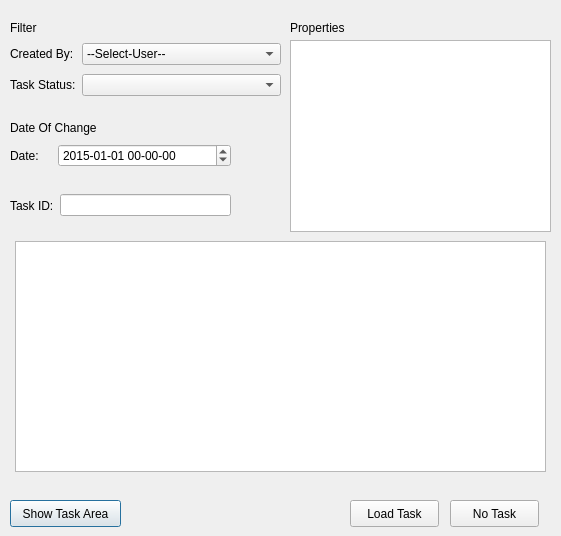
<?xml version="1.0" encoding="UTF-8"?>
<ui version="4.0">
 <class>TaskManagerDialogBase</class>
 <widget class="QDialog" name="TaskManagerDialogBase">
  <property name="geometry">
   <rect>
    <x>0</x>
    <y>0</y>
    <width>561</width>
    <height>536</height>
   </rect>
  </property>
  <property name="sizePolicy">
   <sizepolicy hsizetype="Fixed" vsizetype="Preferred">
    <horstretch>12</horstretch>
    <verstretch>0</verstretch>
   </sizepolicy>
  </property>
  <property name="minimumSize">
   <size>
    <width>561</width>
    <height>200</height>
   </size>
  </property>
  <property name="windowTitle">
   <string>Task_Manager</string>
  </property>
  <widget class="QWidget" name="gridLayoutWidget">
   <property name="geometry">
    <rect>
     <x>10</x>
     <y>40</y>
     <width>271</width>
     <height>61</height>
    </rect>
   </property>
   <layout class="QGridLayout" name="gridLayout">
    <item row="3" column="0">
     <widget class="QLabel" name="TSlabel">
      <property name="text">
       <string>Task Status:</string>
      </property>
     </widget>
    </item>
    <item row="2" column="0">
     <widget class="QLabel" name="CBlabel">
      <property name="text">
       <string>Created By:</string>
      </property>
     </widget>
    </item>
    <item row="3" column="1">
     <widget class="QComboBox" name="comboBoxTaskStatus">
      <property name="sizePolicy">
       <sizepolicy hsizetype="Expanding" vsizetype="Fixed">
        <horstretch>0</horstretch>
        <verstretch>0</verstretch>
       </sizepolicy>
      </property>
     </widget>
    </item>
    <item row="2" column="1">
     <widget class="QComboBox" name="createByComboBox">
      <property name="sizePolicy">
       <sizepolicy hsizetype="Expanding" vsizetype="Fixed">
        <horstretch>0</horstretch>
        <verstretch>0</verstretch>
       </sizepolicy>
      </property>
      <property name="editable">
       <bool>false</bool>
      </property>
      <property name="currentIndex">
       <number>0</number>
      </property>
      <property name="maxVisibleItems">
       <number>50</number>
      </property>
      <item>
       <property name="text">
        <string>--Select-User--</string>
       </property>
      </item>
      <item>
       <property name="text">
        <string>robel_recs</string>
       </property>
      </item>
      <item>
       <property name="text">
        <string>Mael</string>
       </property>
      </item>
     </widget>
    </item>
   </layout>
  </widget>
  <widget class="QLabel" name="label">
   <property name="geometry">
    <rect>
     <x>10</x>
     <y>20</y>
     <width>58</width>
     <height>15</height>
    </rect>
   </property>
   <property name="text">
    <string>Filter</string>
   </property>
  </widget>
  <widget class="QLabel" name="label_3">
   <property name="geometry">
    <rect>
     <x>10</x>
     <y>120</y>
     <width>111</width>
     <height>16</height>
    </rect>
   </property>
   <property name="text">
    <string>Date Of Change</string>
   </property>
  </widget>
  <widget class="QTableWidget" name="propertiesTable">
   <property name="geometry">
    <rect>
     <x>290</x>
     <y>40</y>
     <width>261</width>
     <height>192</height>
    </rect>
   </property>
  </widget>
  <widget class="QLabel" name="label_6">
   <property name="geometry">
    <rect>
     <x>290</x>
     <y>20</y>
     <width>71</width>
     <height>16</height>
    </rect>
   </property>
   <property name="text">
    <string>Properties</string>
   </property>
  </widget>
  <widget class="QPushButton" name="showTaskareaButton">
   <property name="geometry">
    <rect>
     <x>10</x>
     <y>500</y>
     <width>111</width>
     <height>27</height>
    </rect>
   </property>
   <property name="text">
    <string>Show Task Area</string>
   </property>
  </widget>
  <widget class="QPushButton" name="loadfTaskButton">
   <property name="geometry">
    <rect>
     <x>350</x>
     <y>500</y>
     <width>89</width>
     <height>27</height>
    </rect>
   </property>
   <property name="text">
    <string>Load Task</string>
   </property>
  </widget>
  <widget class="QPushButton" name="noTaskButton">
   <property name="geometry">
    <rect>
     <x>450</x>
     <y>500</y>
     <width>89</width>
     <height>27</height>
    </rect>
   </property>
   <property name="text">
    <string>No Task</string>
   </property>
  </widget>
  <widget class="QLabel" name="currentTaskLabel">
   <property name="geometry">
    <rect>
     <x>150</x>
     <y>510</y>
     <width>181</width>
     <height>20</height>
    </rect>
   </property>
   <property name="text">
    <string/>
   </property>
  </widget>
  <widget class="QWidget" name="horizontalLayoutWidget">
   <property name="geometry">
    <rect>
     <x>10</x>
     <y>190</y>
     <width>221</width>
     <height>31</height>
    </rect>
   </property>
   <layout class="QHBoxLayout" name="horizontalLayout">
    <item>
     <widget class="QLabel" name="label_2">
      <property name="text">
       <string>Task ID:</string>
      </property>
     </widget>
    </item>
    <item>
     <widget class="QLineEdit" name="taskIDText"/>
    </item>
   </layout>
  </widget>
  <widget class="QWidget" name="horizontalLayoutWidget_2">
   <property name="geometry">
    <rect>
     <x>10</x>
     <y>140</y>
     <width>221</width>
     <height>31</height>
    </rect>
   </property>
   <layout class="QHBoxLayout" name="horizontalLayout_2">
    <item>
     <widget class="QLabel" name="label_4">
      <property name="text">
       <string>Date:    </string>
      </property>
     </widget>
    </item>
    <item>
     <widget class="QDateTimeEdit" name="dateTimeEdit">
      <property name="sizePolicy">
       <sizepolicy hsizetype="Expanding" vsizetype="Fixed">
        <horstretch>0</horstretch>
        <verstretch>0</verstretch>
       </sizepolicy>
      </property>
      <property name="date">
       <date>
        <year>2015</year>
        <month>1</month>
        <day>1</day>
       </date>
      </property>
      <property name="displayFormat">
       <string>yyyy-MM-dd hh-mm-ss</string>
      </property>
     </widget>
    </item>
   </layout>
  </widget>
  <widget class="QTableView" name="taskListTable">
   <property name="geometry">
    <rect>
     <x>15</x>
     <y>241</y>
     <width>531</width>
     <height>231</height>
    </rect>
   </property>
  </widget>
 </widget>
 <resources/>
 <connections/>
</ui>
